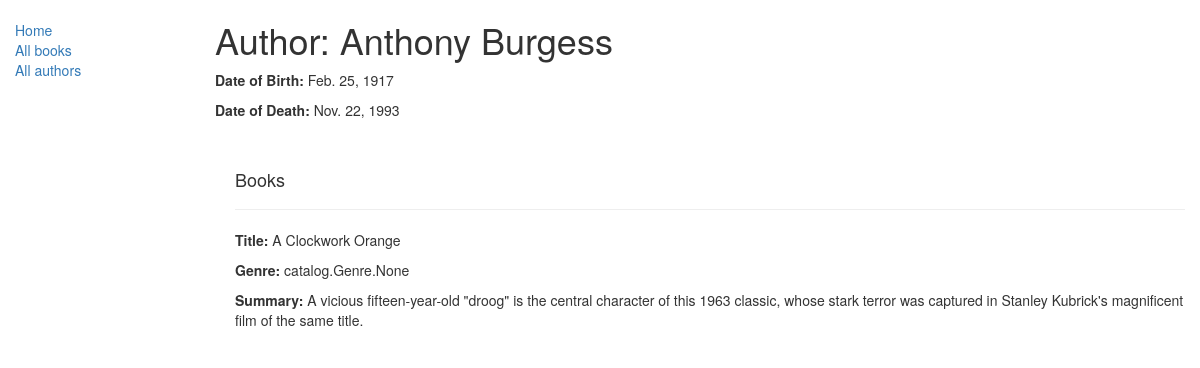
The app's page /catalog/author/1 with its own data.
### catalog/models.py (models this page shows, shortened)
class Author(models.Model):
    first_name = models.CharField(max_length=100)
    last_name = models.CharField(max_length=100)
    date_of_birth = models.DateField(null=True, blank=True)
    date_of_death = models.DateField('Died', null=True, blank=True)

class Book(models.Model):
    title = models.CharField(max_length=200)
    author = models.ForeignKey('Author', on_delete=models.SET_NULL, null=True)
    summary = models.TextField(max_length=1000, help_text="Enter a brief description of the book")
    isbn = models.CharField('ISBN', max_length=13,
                            help_text='13 Character <a href="https://www.isbn-international.org/content/what-isbn">'
                                      'ISBN number</a>')
    genre = models.ManyToManyField(Genre, help_text="Select a genre for this book")
    language = models.ForeignKey('Language', on_delete=models.SET_NULL, help_text="Select the language of the book",
                                 null=True)
    def display_genre(self):
        return ', '.join([genre.name for genre in self.genre.all()[:3]])
    display_genre.short_description = 'Genre'

### catalog/views.py (the view)
# urls.py: url(r'^author/(?P<pk>\d+)$', views.AuthorDetailView.as_view(), name='author-detail'),
class AuthorDetailView(generic.DetailView):
        model = Author

### catalog/templates/catalog/author_detail.html
{% extends "base_generic.html" %}
{% block content %}
  <h1>Author: {{ author.first_name }} {{ author.last_name }}</h1>
  <p><strong>Date of Birth:</strong> {{ author.date_of_birth }}</p>
  <p><strong>Date of Death:</strong> {{ author.date_of_death }}</p>
  <div style="margin-left:20px;margin-top:20px">
    <br>
    <h4>Books</h4>
    {% for book in author.book_set.all %}
    <hr>
    <p><strong>Title:</strong> {{book.title}}</p>
    <p><strong>Genre:</strong> {{book.genre}}</p>
    <p><strong>Summary:</strong> {{book.summary}} </p>
    {% endfor %}
  </div>
{% endblock %}

### records on screen
Author: first_name "Anthony", last_name "Burgess", date_of_birth "Feb. 25, 1917", date_of_death "Nov. 22, 1993"
Book: title "A Clockwork Orange", genre "catalog.Genre.None", summary "A vicious fifteen-year-old \"droog\" is the central character of this 1963 classic, whose stark terror was captured in Stanley Kubrick's magnificent film of the same title."
